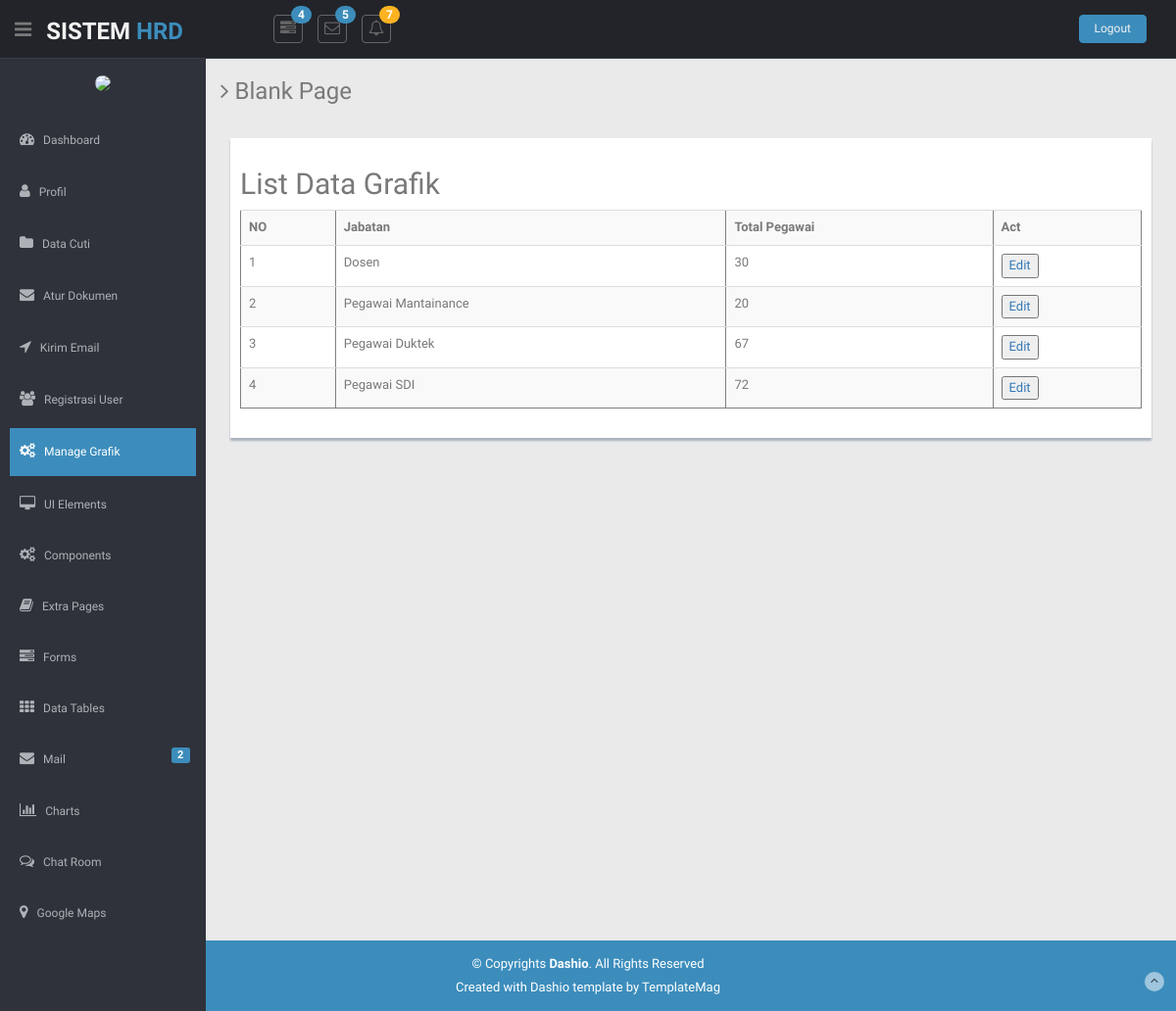
/grafik.php, run on the app's committed database.
### tables this page shows
CREATE TABLE `pegawai` (
  `id` int(11) NOT NULL,
  `jabatan` varchar(200) NOT NULL,
  `total` int(11) NOT NULL
);

### grafik.php (the view, shortened to what this page needs)
<!DOCTYPE html>
<html lang="en">
<head>
  <link href="lib/bootstrap/css/bootstrap.min.css" rel="stylesheet">
  <link href="lib/font-awesome/css/font-awesome.css" rel="stylesheet" />
  <link href="css/style.css" rel="stylesheet">
  <link href="css/style-responsive.css" rel="stylesheet">
</head>
<body>
  <section id="container">
    <header class="header black-bg">
      <div class="sidebar-toggle-box">
        <div class="fa fa-bars tooltips" data-placement="right" data-original-title="Toggle Navigation"></div>
      </div>
      <a href="index.html" class="logo"><b>SISTEM<span> HRD</span></b></a>
      <div class="nav notify-row" id="top_menu">
        <ul class="nav top-menu">
          <li class="dropdown">
            <a data-toggle="dropdown" class="dropdown-toggle" href="index.html#">
              <i class="fa fa-tasks"></i>
              <span class="badge bg-theme">4</span>
              </a>
          </li>
          <li id="header_inbox_bar" class="dropdown">
            <a data-toggle="dropdown" class="dropdown-toggle" href="index.html#">
              <i class="fa fa-envelope-o"></i>
              <span class="badge bg-theme">5</span>
              </a>
          </li>
          <li id="header_notification_bar" class="dropdown">
            <a data-toggle="dropdown" class="dropdown-toggle" href="index.html#">
              <i class="fa fa-bell-o"></i>
              <span class="badge bg-warning">7</span>
              </a>
          </li>
        </ul>
      </div>
      <div class="top-menu">
        <ul class="nav pull-right top-menu">
          <li><a class="logout" href="login.html">Logout</a></li>
        </ul>
      </div>
    </header>
    <aside>
      <div id="sidebar" class="nav-collapse ">
        <ul class="sidebar-menu" id="nav-accordion">
          <?php
        include('conn.php');
        $id = $_SESSION['id_user'];
          $query="SELECT * FROM user WHERE id_user='$id'";
        $query1=mysqli_query($conn,$query);
         $query2=mysqli_fetch_array($query1);
            ?>
          <center><img src="img/<?php echo $query2['pas_photo']; ?>" width="100px;" style="border: 5px;padding-top: 0px;border-radius: 20px"/>
            </center>
           <li class="mt">
            <a  href="indexadmin.php">
              <i class="fa fa-dashboard"></i>
              <span>Dashboard</span>
              </a>
          </li>
           <li>
            <a class="sub-menu" href="profile.php">
              <i class="fa fa-user"></i>
              <span> Profil</span>
              </a>
          </li>
           <li>
            <a  href="datacuti.php">
              <i class="fa fa-folder"></i>
              <span> Data Cuti</span>
              </a>
          </li>
            <li>
            <a  href="docmanage.php">
              <i class="fa fa-envelope"></i>
              <span>Atur Dokumen</span>
              </a>
          </li>
           <li>
            <a  href="kirimemail.php">
              <i class="fa fa-location-arrow"></i>
              <span>Kirim Email</span>
              </a>
          </li>
            <li>
            <a  href="Registeruser.php">
              <i class="fa fa-users"></i>
              <span>Registrasi User</span>
              </a>
          </li>
               <li>
            <a class="active" href="grafik.php">
              <i class="fa fa-cogs"></i>
              <span>Manage Grafik</span>
              </a>
          </li>
          <li class="sub-menu">
            <a href="javascript:;">
              <i class="fa fa-desktop"></i>
              <span>UI Elements</span>
              </a>
          </li>
          <li class="sub-menu">
            <a href="javascript:;">
              <i class="fa fa-cogs"></i>
              <span>Components</span>
              </a>
          </li>
          <li class="sub-menu">
            <a  href="javascript:;">
              <i class="fa fa-book"></i>
              <span>Extra Pages</span>
              </a>
          </li>
          <li class="sub-menu">
            <a href="javascript:;">
              <i class="fa fa-tasks"></i>
              <span>Forms</span>
              </a>
          </li>
          <li class="sub-menu">
            <a href="javascript:;">
              <i class="fa fa-th"></i>
              <span>Data Tables</span>
              </a>
          </li>
          <li>
            <a href="inbox.html">
              <i class="fa fa-envelope"></i>
              <span>Mail </span>
              <span class="label label-theme pull-right mail-info">2</span>
              </a>
          </li>
          <li class="sub-menu">
            <a href="javascript:;">
              <i class=" fa fa-bar-chart-o"></i>
              <span>Charts</span>
              </a>
          </li>
          <li class="sub-menu">
            <a href="javascript:;">
              <i class="fa fa-comments-o"></i>
              <span>Chat Room</span>
              </a>
          </li>
          <li>
            <a href="google_maps.html">
              <i class="fa fa-map-marker"></i>
              <span>Google Maps </span>
              </a>
          </li>
        </ul>
      </div>
    </aside>
    <section id="main-content">
      <section class="wrapper site-min-height">
        <h3><i class="fa fa-angle-right"></i> Blank Page</h3>
        <div class="row mt">
          <div class="col-lg-12">
              <!DOCTYPE html>
<html>
    <head>
    </head>
    <body>
    <div class="form-panel">
        <h2>List Data Grafik</h2>
        <table border="1" class="table table-striped table-advance table-hover">
            <tr><th>NO</th><th>Jabatan</th><th>Total Pegawai</th><th>Act</th></tr>
            <?php
            include 'conn.php';
            $mahasiswa = mysqli_query($conn, "SELECT * from pegawai");
            $no = 1;
            foreach ($mahasiswa as $row) {
                 echo "<tr>
            <td>$no</td>
            <td>" . $row['jabatan'] . "</td>
            <td>" . $row['total'] . "</td>
            <td><a href='grafik2.php?id_jabatan=$row[id]'><button>Edit</button></a>
            </td>
              </tr>";
                $no++;
            }
            ?>
        </table>
        </div>
    </body>
</html>
          </div>
        </div>
      </section>
    </section>
    <footer class="site-footer">
      <div class="text-center">
        <p>
          &copy; Copyrights <strong>Dashio</strong>. All Rights Reserved
        </p>
        <div class="credits">
          Created with Dashio template by <a href="https://templatemag.com/">TemplateMag</a>
        </div>
        <a href="blank.html#" class="go-top">
          <i class="fa fa-angle-up"></i>
          </a>
      </div>
    </footer>
  </section>
</body>
</html>

### css/style.css (style rules this page uses)
body { color: #797979; background: #eaeaea; font-family: 'Ruda', sans-serif; padding: 0px !important; margin: 0px !important; font-size: 13px; }
ul li { list-style: none; }
a, a:hover, a:focus { text-decoration: none; outline: none; }
#container { width: 100%; height: 100%; }
.bg-theme { background-color: #3c8dbc; }
.mt { margin-top: 25px; }
.label-theme { background-color: #3c8dbc; }
ul.top-menu>li>.logout { color: #f2f2f2; font-size: 12px; border-radius: 4px; -webkit-border-radius: 4px; border: 1px solid #3c8dbc !important; padding: 5px 15px; margin-right: 15px; background: #3c8dbc; margin-top: 15px; }
#sidebar { width: 210px; height: 100%; position: fixed; background: #2f323a; }
#sidebar ul li { position: relative; }
ul.sidebar-menu, ul.sidebar-menu li ul.sub { margin: -2px 0 0; padding: 0; }
ul.sidebar-menu { margin-top: 75px; }
ul.sidebar-menu li { margin-bottom: 5px; margin-left: 10px; margin-right: 10px; }
ul.sidebar-menu li.sub-menu { line-height: 15px; }
ul.sidebar-menu li a span { display: inline-block; }
ul.sidebar-menu li a { color: #aeb2b7; text-decoration: none; display: block; padding: 15px 0 15px 10px; font-size: 12px; outline: none; -webkit-transition: all 0.3s ease; -moz-transition: all 0.3s ease; -o-transition: all 0.3s ease; -ms-transition: all 0.3s ease; transition: all 0.3s ease; }
ul.sidebar-menu li a.active, ul.sidebar-menu li a:hover, ul.sidebar-menu li a:focus { background: #3c8dbc; color: #fff; display: block; -webkit-transition: all 0.3s ease; -moz-transition: all 0.3s ease; -o-transition: all 0.3s ease; -ms-transition: all 0.3s ease; transition: all 0.3s ease; }
ul.sidebar-menu li a i { font-size: 15px; padding-right: 6px; }
ul.sidebar-menu li a.active i { color: #fff; }
.mail-info, .mail-info:hover { margin: -3px 6px 0 0; font-size: 11px; }
#main-content { margin-left: 210px; }
.header, .footer { min-height: 60px; padding: 0 15px; }
.header { position: fixed; left: 0; right: 0; z-index: 1002; }
.black-bg { background: #22242a; border-bottom: 1px solid #393d46; }
.wrapper { display: inline-block; margin-top: 60px; padding-left: 15px; padding-right: 15px; padding-bottom: 15px; padding-top: 0px; width: 100%; }
a.logo { font-size: 24px; color: #f2f2f2; float: left; margin-top: 15px; text-transform: uppercase; }
a.logo b { font-weight: 900; }
a.logo span { color: #3c8dbc; }
#top_menu .nav>li, ul.top-menu>li { float: left; }
.notify-row { float: left; margin-top: 15px; margin-left: 92px; }
ul.top-menu>li>a { color: #666666; font-size: 16px; border-radius: 4px; -webkit-border-radius: 4px; border: 1px solid #666666 !important; padding: 2px 6px; margin-right: 15px; }
.notify-row .badge { position: absolute; right: -10px; top: -10px; z-index: 100; }
.sidebar-toggle-box { float: left; padding-right: 15px; margin-top: 20px; }
.sidebar-toggle-box .fa-bars { cursor: pointer; display: inline-block; font-size: 20px; }
.form-panel { background: #ffffff; margin: 10px; padding: 10px; box-shadow: 0px 3px 2px #aab2bd; text-align: left; }
.badge.bg-warning { background: #FCB322; }
.site-footer { background: #3c8dbc; color: #fff; padding: 15px 0; }
.site-footer p { margin-bottom: 5px; }
.credits, .credits a { color: #fff; }
.go-top { margin-right: 1%; margin-top: -25px; float: right; background: rgba(255, 255, 255, .5); width: 20px; height: 20px; border-radius: 50%; -webkit-border-radius: 50%; }
.go-top i { color: #2A3542; }
.site-min-height { min-height: 900px; }

### data on the page
pegawai: jabatan "Dosen", total "30"
pegawai: jabatan "Pegawai Mantainance", total "20"
pegawai: jabatan "Pegawai Duktek", total "67"
pegawai: jabatan "Pegawai SDI", total "72"
